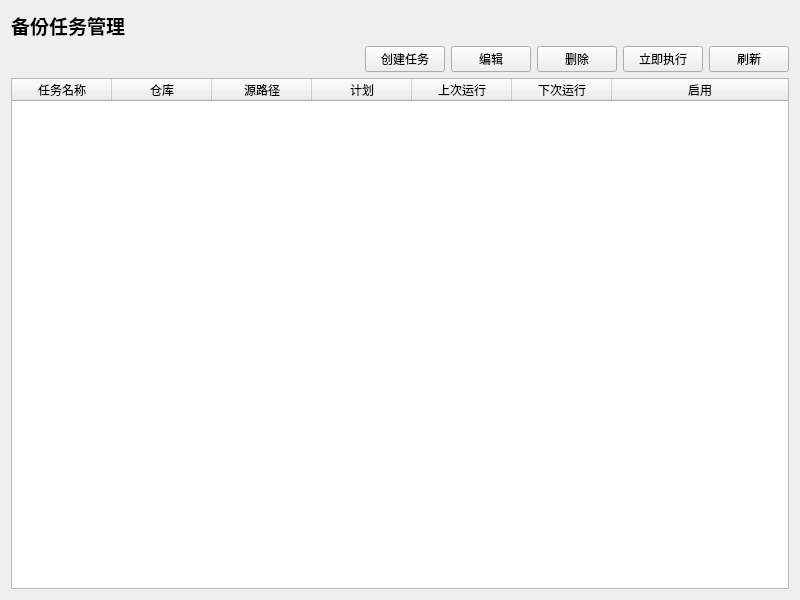
<?xml version="1.0" encoding="UTF-8"?>
<ui version="4.0">
 <class>BackupPage</class>
 <widget class="QWidget" name="BackupPage">
  <property name="geometry">
   <rect>
    <x>0</x>
    <y>0</y>
    <width>800</width>
    <height>600</height>
   </rect>
  </property>
  <layout class="QVBoxLayout" name="verticalLayout">
   <item>
    <widget class="QLabel" name="label">
     <property name="font">
      <font>
       <pointsize>14</pointsize>
       <weight>75</weight>
       <bold>true</bold>
      </font>
     </property>
     <property name="text">
      <string>备份任务管理</string>
     </property>
    </widget>
   </item>
   <item>
    <layout class="QHBoxLayout" name="horizontalLayout">
     <item>
      <spacer name="horizontalSpacer">
       <property name="orientation">
        <enum>Qt::Horizontal</enum>
       </property>
       <property name="sizeHint" stdset="0">
        <size>
         <width>40</width>
         <height>20</height>
        </size>
       </property>
      </spacer>
     </item>
     <item>
      <widget class="QPushButton" name="createButton">
       <property name="text">
        <string>创建任务</string>
       </property>
      </widget>
     </item>
     <item>
      <widget class="QPushButton" name="editButton">
       <property name="text">
        <string>编辑</string>
       </property>
      </widget>
     </item>
     <item>
      <widget class="QPushButton" name="deleteButton">
       <property name="text">
        <string>删除</string>
       </property>
      </widget>
     </item>
     <item>
      <widget class="QPushButton" name="runButton">
       <property name="text">
        <string>立即执行</string>
       </property>
      </widget>
     </item>
     <item>
      <widget class="QPushButton" name="refreshButton">
       <property name="text">
        <string>刷新</string>
       </property>
      </widget>
     </item>
    </layout>
   </item>
   <item>
    <widget class="QTableWidget" name="tableWidget">
     <property name="editTriggers">
      <set>QAbstractItemView::NoEditTriggers</set>
     </property>
     <property name="alternatingRowColors">
      <bool>true</bool>
     </property>
     <property name="selectionMode">
      <enum>QAbstractItemView::SingleSelection</enum>
     </property>
     <property name="selectionBehavior">
      <enum>QAbstractItemView::SelectRows</enum>
     </property>
     <attribute name="horizontalHeaderStretchLastSection">
      <bool>true</bool>
     </attribute>
     <column>
      <property name="text">
       <string>任务名称</string>
      </property>
     </column>
     <column>
      <property name="text">
       <string>仓库</string>
      </property>
     </column>
     <column>
      <property name="text">
       <string>源路径</string>
      </property>
     </column>
     <column>
      <property name="text">
       <string>计划</string>
      </property>
     </column>
     <column>
      <property name="text">
       <string>上次运行</string>
      </property>
     </column>
     <column>
      <property name="text">
       <string>下次运行</string>
      </property>
     </column>
     <column>
      <property name="text">
       <string>启用</string>
      </property>
     </column>
    </widget>
   </item>
  </layout>
 </widget>
 <resources/>
 <connections/>
</ui>
